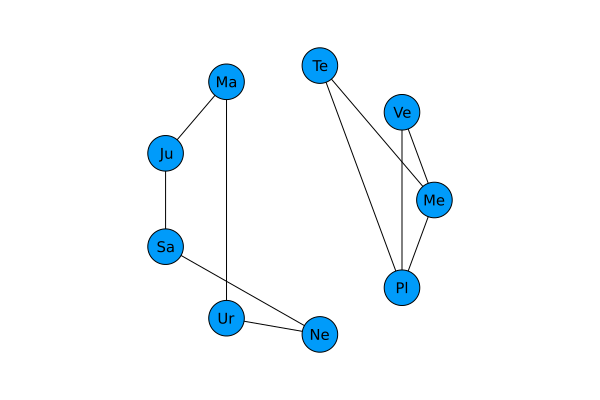

Julia code for this plot:
using Plots, GraphRecipes
using Graphs

# No ano 3000 será possível viajar entre os seguintes planetas:
# Terra–Mercúrio; Plutão–Vênus; Terra–Plutão; Plutão–Mercúrio; Mercúrio–Vênus; 
# Urano–Netuno; Netuno–Saturno; Saturno–Júpiter; Júpiter–Marte e Marte–Urano.
# Será possível viajar da Terra para Marte?

# Mercúrio = 1; Vênus = 2; Terra = 3; Marte = 4; Júpiter = 5
# Saturno = 6; Urano = 7; Netuno = 8; Plutão = 9

# sg = SimpleGraph(9)

# add_edge!(sg, 3, 1)
# add_edge!(sg, 9, 2)
# add_edge!(sg, 3, 9)
# add_edge!(sg, 9, 1)
# add_edge!(sg, 1, 2)
# add_edge!(sg, 7, 8)
# add_edge!(sg, 8, 6)
# add_edge!(sg, 6, 5)
# add_edge!(sg, 5, 4)
# add_edge!(sg, 4, 7)

# adjm = [
#     0 5 1  0 0 0  0 0 4
#     5 0 0  0 0 0  0 0 2
#     1 0 0  0 0 0  0 0 3
#     0 0 0  0 9 0 10 0 0
#     0 0 0  9 0 8  0 0 0
#     0 0 0  0 8 0  0 7 0
#     0 0 0 10 0 0  0 6 0
#     0 0 0  0 0 7  6 0 0
#     4 2 3  0 0 0  0 0 0
# ]
# sg = SimpleGraph(adjm)

# E = {(3, 1), (9, 2), (3, 9), (9, 1), (1, 2),
#      (7, 8), (8, 6), (6, 5), (5, 4), (4, 7)}
el = Edge.([
    (3, 1), (9, 2), (3, 9), (9, 1), (1, 2), 
    (7, 8), (8, 6), (6, 5), (5, 4), (4, 7)
])

# V = {1, 2, 3, 4, 5, 6, 7, 8, 9}
sg = SimpleGraph(el)

names = ["Me", "Ve", "Te", "Ma", "Ju", "Sa", "Ur", "Ne", "Pl"]
graphplot(sg, 
    method=:circular, 
    nodeshape=:circle, 
    nodesize=0.15, 
    names=names, 
    curves=false, 
    fontsize=10
)

savefig("aula2.png")
